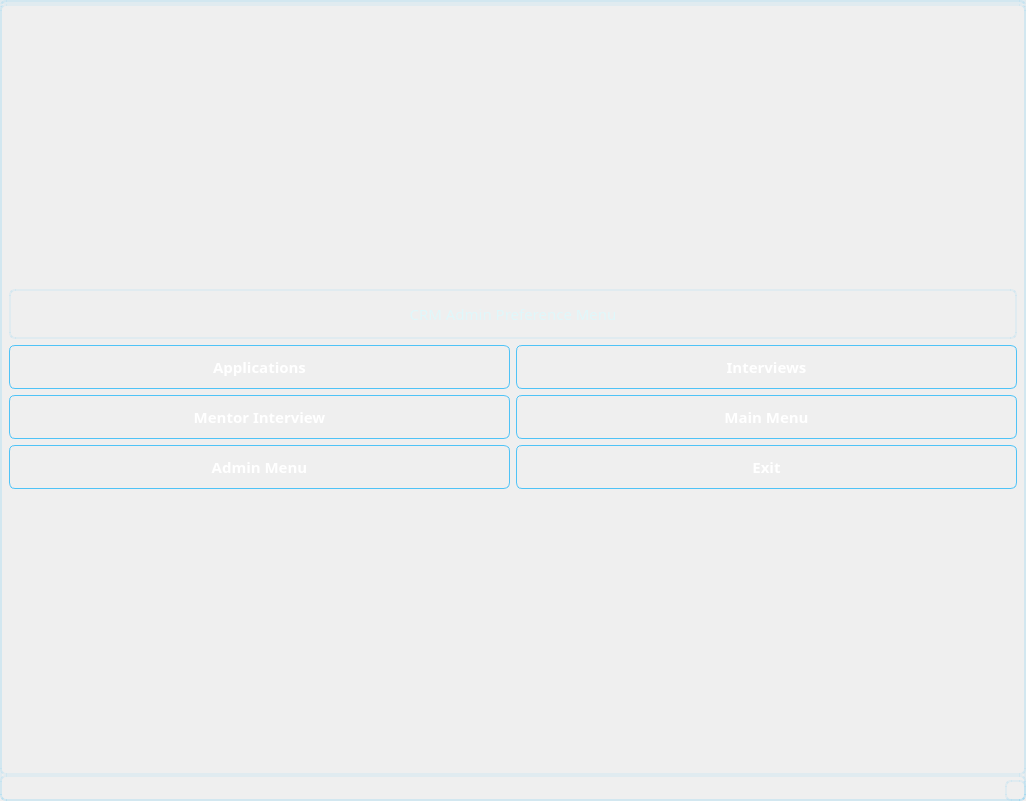
<?xml version="1.0" encoding="UTF-8"?>
<ui version="4.0">
 <class>MainWindow</class>
 <widget class="QMainWindow" name="MainWindow">
  <property name="geometry">
   <rect>
    <x>0</x>
    <y>0</y>
    <width>1026</width>
    <height>801</height>
   </rect>
  </property>
  <property name="windowTitle">
   <string>MainWindow</string>
  </property>
  <property name="layoutDirection">
   <enum>Qt::LeftToRight</enum>
  </property>
  <property name="styleSheet">
   <string notr="true">/* === Genel Arka Plan ve Yazı Rengi === */
QWidget {
    background-color: qlineargradient(
        spread:pad, x1:0, y1:0, x2:1, y2:1,
        stop:0 #1A2A3A,
        stop:1 #223344
    );
    color: #E0F7FA;
    font-family: &quot;Segoe UI&quot;, sans-serif;
    font-size: 11pt;
    border: 2px solid rgba(79, 195, 247, 0.1);
    border-radius: 6px;
}

/* === QPushButton - Ana Butonlar === */
QPushButton {
    background: qlineargradient(x1:0, y1:0, x2:1, y2:1,
        stop:0 #03A9F4, stop:1 #0288D1);
    color: white;
    font-weight: bold;
    font-size: 11pt;
    border-radius: 6px;
    padding: 10px 18px;
    border: 1px solid #4FC3F7;
    box-shadow: 0px 5px 12px rgba(3, 169, 244, 0.3);
    transition: all 0.25s ease-in-out;
}

QPushButton:hover {
    background-color: #D32F2F;
    box-shadow: 0px 6px 16px rgba(211, 47, 47, 0.5);
    transform: scale(1.02);
}

QPushButton:pressed {
    background-color: #B71C1C;
    box-shadow: inset 0px 3px 6px rgba(0,0,0,0.3);
}

/* === QLineEdit === */
QLineEdit {
    background-color: rgba(38, 53, 68, 0.9);
    color: #E0F7FA;
    border: 1px solid #4FC3F7;
    border-radius: 6px;
    padding: 8px 10px;
    selection-background-color: #4FC3F7;
    selection-color: #1A2A3A;
    box-shadow: inset 1px 1px 3px rgba(0, 0, 0, 0.6);
}

/* === QComboBox === */
QComboBox {
    background-color: rgba(38, 53, 68, 0.9);
    color: #E0F7FA;
    border: 1px solid #4FC3F7;
    border-radius: 6px;
    padding: 8px;
    box-shadow: inset 1px 1px 3px rgba(0, 0, 0, 0.6);
}

QComboBox::drop-down {
    subcontrol-origin: padding;
    subcontrol-position: top right;
    width: 25px;
    background-color: #1B3B54;
    border-left: 1px solid #4FC3F7;
    border-top-right-radius: 6px;
    border-bottom-right-radius: 6px;
}

QComboBox::down-arrow {
    width: 10px;
    height: 10px;
    image: none;
}

QComboBox QAbstractItemView {
    background-color: #1B3B54;
    color: #E0F7FA;
    selection-background-color: #D32F2F;
    selection-color: white;
    border: 1px solid #4FC3F7;
    outline: none;
}

/* === QHeaderView - Tablo Başlıkları === */
QHeaderView::section {
    background-color: #0288D1;
    color: white;
    font-weight: bold;
    padding: 6px;
    border: none;
    border-bottom: 2px solid #4FC3F7;
}

/* === QTableView === */
QTableView {
    background-color: #223344;
    alternate-background-color: #2A3C50;
    gridline-color: #455A64;
    color: #E0F7FA;
    selection-background-color: #D32F2F;
    selection-color: white;
    border: 1px solid #4FC3F7;
}

QTableView::item {
    padding: 6px;
    border-bottom: 1px solid #4FC3F7;
}

QTableView::item:hover {
    background-color: rgba(255, 255, 255, 0.05);
}

/* === Tooltip === */
QToolTip {
    background-color: #0288D1;
    color: white;
    border: 1px solid #4FC3F7;
    padding: 4px;
    border-radius: 4px;
    font-size: 10pt;
}

/* === Scrollbar (opsiyonel) === */
QScrollBar:vertical {
    background: transparent;
    width: 10px;
}

QScrollBar::handle:vertical {
    background: #4FC3F7;
    min-height: 20px;
    border-radius: 5px;
}

QScrollBar::add-line:vertical,
QScrollBar::sub-line:vertical {
    height: 0px;
}

/* === QTabBar (sekme kullanıyorsan) === */
QTabBar::tab {
    background: #263544;
    color: #E0F7FA;
    padding: 8px 20px;
    border-top-left-radius: 8px;
    border-top-right-radius: 8px;
    margin-right: 2px;
}

QTabBar::tab:selected {
    background: #0288D1;
    font-weight: bold;
}

/* === Cam efekti isteyen panel (isteğe bağlı kullanım) === */
QWidget#GlassPanel {
    background-color: rgba(30, 50, 70, 0.4);
    border-radius: 10px;
    border: 1px solid rgba(255, 255, 255, 0.2);
}
</string>
  </property>
  <widget class="QWidget" name="centralwidget">
   <layout class="QGridLayout" name="gridLayout_3">
    <item row="0" column="0">
     <layout class="QGridLayout" name="gridLayout_2">
      <item row="0" column="0">
       <widget class="QLabel" name="label">
        <property name="maximumSize">
         <size>
          <width>16777215</width>
          <height>50</height>
         </size>
        </property>
        <property name="font">
         <font>
          <family>Segoe UI,sans-serif</family>
          <pointsize>11</pointsize>
         </font>
        </property>
        <property name="layoutDirection">
         <enum>Qt::LeftToRight</enum>
        </property>
        <property name="frameShape">
         <enum>QFrame::Box</enum>
        </property>
        <property name="text">
         <string>CRM Admin Preference Menu</string>
        </property>
        <property name="alignment">
         <set>Qt::AlignCenter</set>
        </property>
       </widget>
      </item>
      <item row="1" column="0">
       <layout class="QGridLayout" name="gridLayout">
        <item row="0" column="0">
         <widget class="QPushButton" name="pushButton_basvurular">
          <property name="maximumSize">
           <size>
            <width>16777215</width>
            <height>16777215</height>
           </size>
          </property>
          <property name="font">
           <font>
            <family>Segoe UI,sans-serif</family>
            <pointsize>11</pointsize>
            <weight>75</weight>
            <bold>true</bold>
           </font>
          </property>
          <property name="text">
           <string>Applications</string>
          </property>
         </widget>
        </item>
        <item row="0" column="1">
         <widget class="QPushButton" name="pushButton_mulakatlar">
          <property name="maximumSize">
           <size>
            <width>16777215</width>
            <height>16777215</height>
           </size>
          </property>
          <property name="font">
           <font>
            <family>Segoe UI,sans-serif</family>
            <pointsize>11</pointsize>
            <weight>75</weight>
            <bold>true</bold>
           </font>
          </property>
          <property name="text">
           <string>Interviews</string>
          </property>
         </widget>
        </item>
        <item row="1" column="0">
         <widget class="QPushButton" name="pushButton_mentorGorusmesi">
          <property name="maximumSize">
           <size>
            <width>16777215</width>
            <height>16777215</height>
           </size>
          </property>
          <property name="font">
           <font>
            <family>Segoe UI,sans-serif</family>
            <pointsize>11</pointsize>
            <weight>75</weight>
            <bold>true</bold>
           </font>
          </property>
          <property name="text">
           <string>Mentor Interview</string>
          </property>
         </widget>
        </item>
        <item row="1" column="1">
         <widget class="QPushButton" name="pushButton_anaMenu">
          <property name="maximumSize">
           <size>
            <width>16777215</width>
            <height>16777215</height>
           </size>
          </property>
          <property name="font">
           <font>
            <family>Segoe UI,sans-serif</family>
            <pointsize>11</pointsize>
            <weight>75</weight>
            <bold>true</bold>
           </font>
          </property>
          <property name="text">
           <string>Main Menu</string>
          </property>
         </widget>
        </item>
        <item row="2" column="0">
         <widget class="QPushButton" name="pushButton_adminMenu">
          <property name="maximumSize">
           <size>
            <width>16777215</width>
            <height>16777215</height>
           </size>
          </property>
          <property name="font">
           <font>
            <family>Segoe UI,sans-serif</family>
            <pointsize>11</pointsize>
            <weight>75</weight>
            <bold>true</bold>
           </font>
          </property>
          <property name="text">
           <string>Admin Menu</string>
          </property>
         </widget>
        </item>
        <item row="2" column="1">
         <widget class="QPushButton" name="pushButton_exit">
          <property name="maximumSize">
           <size>
            <width>16777215</width>
            <height>16777215</height>
           </size>
          </property>
          <property name="font">
           <font>
            <family>Segoe UI,sans-serif</family>
            <pointsize>11</pointsize>
            <weight>75</weight>
            <bold>true</bold>
           </font>
          </property>
          <property name="text">
           <string>Exit</string>
          </property>
         </widget>
        </item>
       </layout>
      </item>
     </layout>
    </item>
   </layout>
  </widget>
  <widget class="QMenuBar" name="menubar">
   <property name="geometry">
    <rect>
     <x>0</x>
     <y>0</y>
     <width>1026</width>
     <height>30</height>
    </rect>
   </property>
  </widget>
  <widget class="QStatusBar" name="statusbar"/>
 </widget>
 <resources/>
 <connections/>
</ui>
